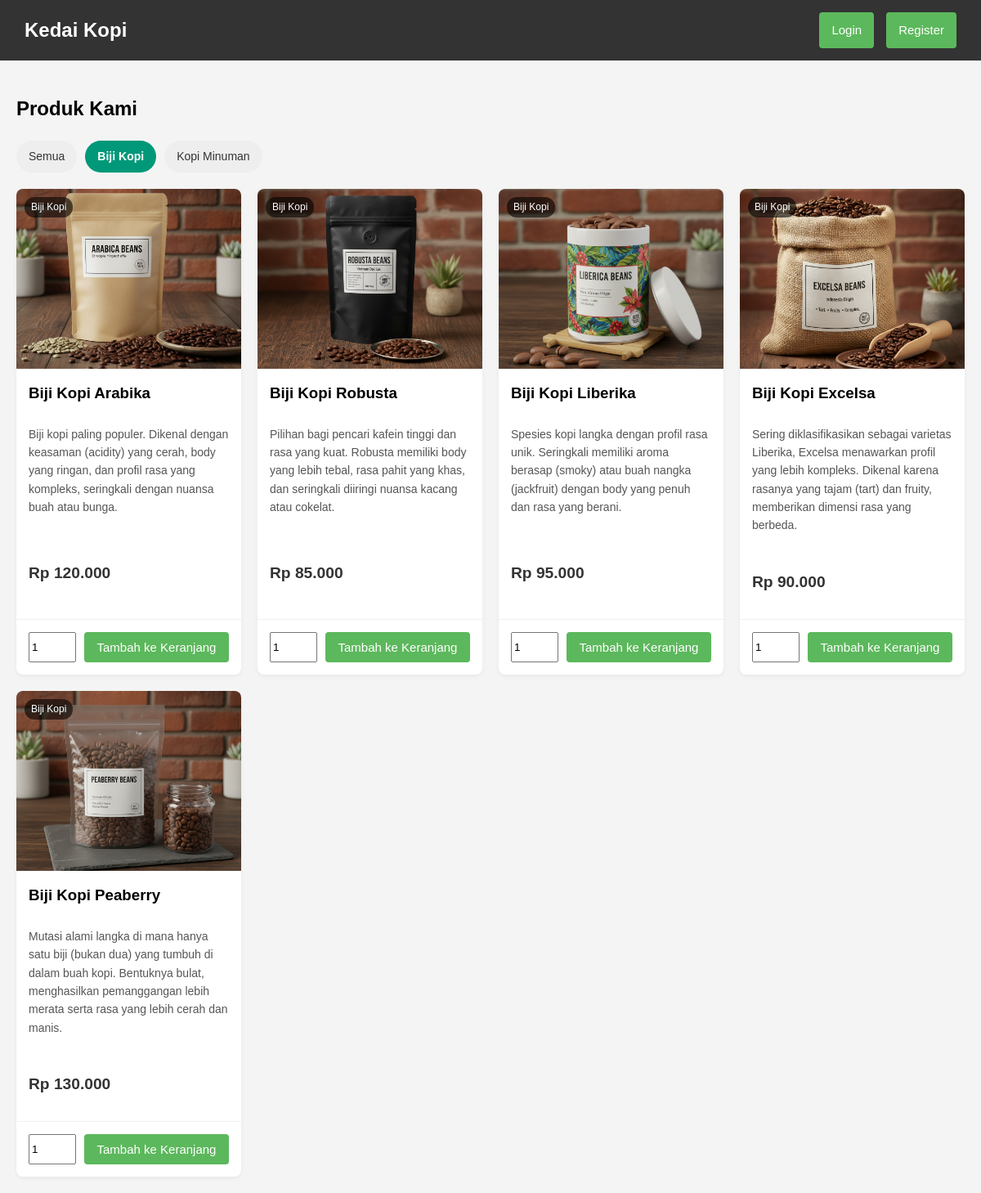
Page /index.php?kategori_id=2 on the committed database.
### tables this page shows
CREATE TABLE `categories` (
  `id` int(11) NOT NULL,
  `nama_kategori` varchar(100) NOT NULL
);

CREATE TABLE `products` (
  `id` int(11) NOT NULL,
  `category_id` int(11) NOT NULL,
  `nama_produk` varchar(100) NOT NULL,
  `harga` decimal(10,2) NOT NULL,
  `deskripsi` text DEFAULT NULL,
  `gambar_url` varchar(255) DEFAULT NULL
);

### index.php (the view, shortened to what this page needs)
<?php
include 'db_connect.php';
$is_logged_in = isset($_SESSION['user_id']);
$kategori_terpilih_id = isset($_GET['kategori_id']) ? (int)$_GET['kategori_id'] : 0;
$sql = "SELECT p.id, p.nama_produk, p.harga, p.deskripsi, p.gambar_url, c.nama_kategori
        FROM products p
        JOIN categories c ON p.category_id = c.id";
if ($kategori_terpilih_id > 0) {
    $sql .= " WHERE p.category_id = ?";
    $stmt = $conn->prepare($sql);
    $stmt->bind_param("i", $kategori_terpilih_id);
} else {
    $stmt = $conn->prepare($sql);
}
$stmt->execute();
$result_products = $stmt->get_result();
$result_categories = $conn->query("SELECT id, nama_kategori FROM categories ORDER BY nama_kategori");
?>
<!DOCTYPE html>
<html lang="id">
<head>
    <link rel="stylesheet" href="css/style.css">
</head>
<body>
    <header class="navbar">
        <h1>Kedai Kopi</h1>
        <nav>
            <?php if ($is_logged_in): ?>
                <span>Halo, <?php echo htmlspecialchars($_SESSION['nama_lengkap']); ?>!</span>
                <a href="dashboard_pembeli.php" class="btn">Pesanan Saya</a>
                <a href="cart.php" class="btn">Keranjang</a>
                <a href="logout.php" class="btn btn-logout">Logout</a>
            <?php else: ?>
                <a href="login.php" class="btn">Login</a>
                <a href="register.php" class="btn">Register</a>
            <?php endif; ?>
        </nav>
    </header>
    <main class="container">
        <h2>Produk Kami</h2>
        <div class="category-filters">
            <a href="index.php" class="btn-filter <?php echo ($kategori_terpilih_id == 0) ? 'active' : ''; ?>">Semua</a>
            <?php
            if ($result_categories->num_rows > 0) {
                while ($cat = $result_categories->fetch_assoc()) {
                    $active_class = ($kategori_terpilih_id == $cat['id']) ? 'active' : '';
                    echo "<a href='index.php?kategori_id=" . $cat['id'] . "' class='btn-filter " . $active_class . "'>";
                    echo htmlspecialchars($cat['nama_kategori']);
                    echo "</a>";
                }
            }
            ?>
        </div>
        <div class="product-grid">
            <?php
            if ($result_products->num_rows > 0) {
                while($row = $result_products->fetch_assoc()) {
            ?>
                    <div class="product-card">
                        <img src="<?php echo htmlspecialchars($row['gambar_url']); ?>" alt="<?php echo htmlspecialchars($row['nama_produk']); ?>">
                        <span class="product-category"><?php echo htmlspecialchars($row['nama_kategori']); ?></span>
                        <h3><?php echo htmlspecialchars($row['nama_produk']); ?></h3>
                        <p><?php echo htmlspecialchars($row['deskripsi']); ?></p>
                        <p class="price">Rp <?php echo number_format($row['harga'], 0, ',', '.'); ?></p>
                        <form action="cart_action.php" method="POST">
                            <input type="number" name="quantity" value="1" min="1" style="width: 50px;">
                            <button type="submit" class="btn">Tambah ke Keranjang</button>
                        </form>
                    </div>
            <?php
                }
            } else { echo "<p>Tidak ada produk dalam kategori ini.</p>"; }
            ?>
        </div>
    </main>
</body>
</html>

### css/style.css (style rules this page uses)
body { font-family: Arial, sans-serif; background-color: #f4f4f4; margin: 0; line-height: 1.6; }
.container { padding: 20px; max-width: 1200px; margin: auto; }
.btn { display: inline-block; background: #5cb85c; color: #fff; padding: 10px 15px; border: none; border-radius: 4px; cursor: pointer; text-decoration: none; font-size: 15px; width: 100%; box-sizing: border-box; text-align: center; }
.navbar .btn { width: auto; }
.navbar { background: #333; color: #fff; padding: 15px 30px; display: flex; justify-content: space-between; align-items: center; }
.navbar h1 { margin: 0; font-size: 24px; }
.navbar nav { display: flex; align-items: center; gap: 15px; }
.navbar nav a { color: #fff; text-decoration: none; }
.navbar nav a.btn { color: #fff; }
.category-filters { margin-bottom: 20px; display: flex; flex-wrap: wrap; gap: 10px; }
.btn-filter { display: inline-block; padding: 8px 15px; background-color: #eee; color: #333; border-radius: 20px; text-decoration: none; font-size: 14px; transition: background-color 0.3s; }
.btn-filter.active { background-color: #009879; color: #fff; font-weight: bold; }
.product-grid { display: grid; grid-template-columns: repeat(auto-fill, minmax(250px, 1fr)); gap: 20px; }
.product-card { background: #fff; border-radius: 8px; box-shadow: 0 2px 5px rgba(0,0,0,0.05); overflow: hidden; display: flex; flex-direction: column; position: relative; }
.product-card img { width: 100%; height: 220px; object-fit: cover; }
.product-card h3 { padding: 0 15px; margin: 15px 0 10px 0; }
.product-card p { padding: 0 15px; flex-grow: 1; font-size: 14px; color: #555; }
.product-card .price { font-size: 1.2em; font-weight: bold; color: #333; padding: 10px 15px; }
.product-card form { padding: 15px; border-top: 1px solid #f0f0f0; display: flex; gap: 10px; }
.product-card form input[type="number"] { width: 60px; }
.product-card .btn { width: auto; flex-grow: 1; }
.product-category { position: absolute; top: 10px; left: 10px; background-color: rgba(0, 0, 0, 0.6); color: #fff; padding: 3px 8px; border-radius: 12px; font-size: 12px; }

### rows in the picture
categories: nama_kategori "Biji Kopi"
categories: nama_kategori "Kopi Minuman"
products: gambar_url (picture), category.nama_kategori "Biji Kopi", nama_produk "Biji Kopi Arabika", deskripsi "Biji kopi paling populer. Dikenal dengan keasaman (acidity) yang cerah, body yang ringan, dan profil rasa yang kompleks, seringkali dengan nuansa buah atau bunga.", harga "120.000"
products: gambar_url (picture), category.nama_kategori "Biji Kopi", nama_produk "Biji Kopi Robusta", deskripsi "Pilihan bagi pencari kafein tinggi dan rasa yang kuat. Robusta memiliki body yang lebih tebal, rasa pahit yang khas, dan seringkali diiringi nuansa kacang atau cokelat.", harga "85.000"
products: gambar_url (picture), category.nama_kategori "Biji Kopi", nama_produk "Biji Kopi Liberika", deskripsi "Spesies kopi langka dengan profil rasa unik. Seringkali memiliki aroma berasap (smoky) atau buah nangka (jackfruit) dengan body yang penuh dan rasa yang berani.", harga "95.000"
products: gambar_url (picture), category.nama_kategori "Biji Kopi", nama_produk "Biji Kopi Excelsa", deskripsi "Sering diklasifikasikan sebagai varietas Liberika, Excelsa menawarkan profil yang lebih kompleks. Dikenal karena rasanya yang tajam (tart) dan fruity, memberikan dimensi rasa yang berbeda.", harga "90.000"
products: gambar_url (picture), category.nama_kategori "Biji Kopi", nama_produk "Biji Kopi Peaberry", deskripsi "Mutasi alami langka di mana hanya satu biji (bukan dua) yang tumbuh di dalam buah kopi. Bentuknya bulat, menghasilkan pemanggangan lebih merata serta rasa yang lebih cerah dan manis.", harga "130.000"
